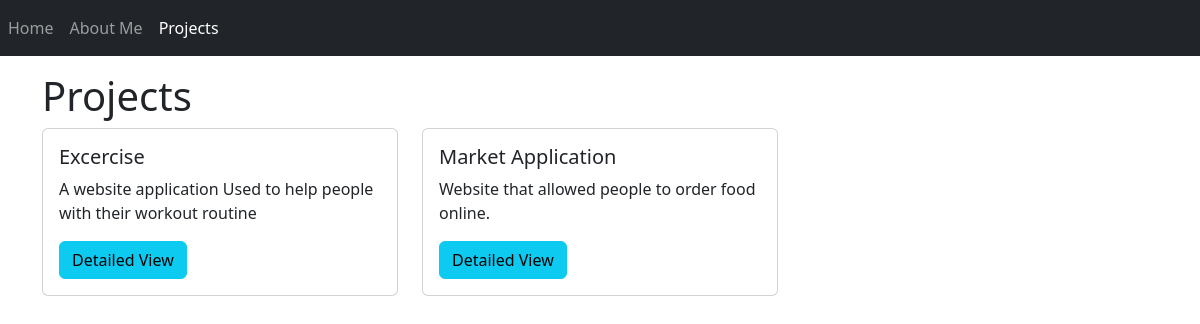
/projects/projectlist/, run on the app's committed database.
### projects/models.py (models this page shows)
class Projectshort(models.Model):
    title = models.CharField(max_length=75)
    description=models.TextField()

### projects/views.py (the view)
# urls.py: path('projectlist/',views.projectIndex, name='projectIndex'),
def projectIndex(request):
    projects = Projectshort.objects.all()
    context = {
        "projects":projects
    }
    return render(request,'projects/projectIndex.html',context)

### projects/templates/projects/projectIndex.html
{% extends "base.html" %}
{% block page_content %}
<nav class="navbar navbar-dark bg-dark fixed-top navbar-expand-lg">
    <ul class="navbar-nav">
        <li class="nav-item"><a class="nav-link " href="{%url 'home'%}">Home</a></li>
        <li class="nav-item"><a class="nav-link " href="{%url 'aboutme'%}">About Me</a></li>
        <li class="nav-item"><a class="nav-link active" href="{%url 'projectIndex'%}">Projects</a></li>
    </ul>
</nav>
<br>
<br>
<br>
<h1>Projects</h1>
<div class="row">
{% for project in projects %}
    <div class="col-sm-4 ">
        <div class="card mb-2">
            <div class="card-body">
                <h5 class="card-title">{{ project.title }}</h5>
                <p class="card-text">{{ project.description }}</p>
                <a href="{% url 'projectDetail' project.pk %}"
                   class="btn btn-info">
                    Detailed View
                </a>
            </div>
        </div>
    </div>
    {% endfor %}
</div>
{% endblock %}

### data on the page
Projectshort: title "Excercise", description "A website application Used to help people with their workout routine"
Projectshort: title "Market Application", description "Website that allowed people to order food online."
